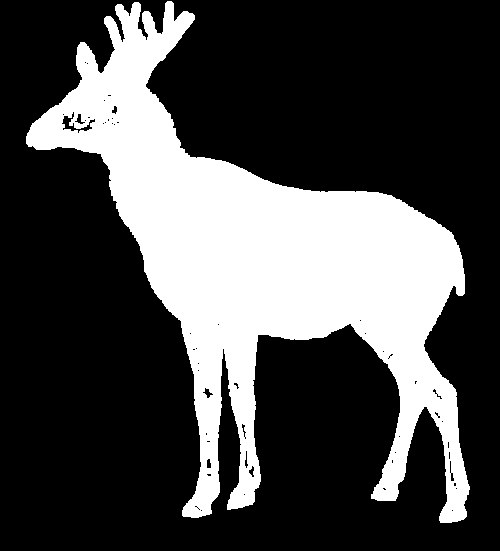
%> input picture A3PengyuWang0425157/Q2/deer.pgm, 500 x 551 px
$ octave Deer.m   (GNU Octave 9; MATLAB toolbox functions it lacks are replaced by stand-ins)
%> lines starting %> are read from the running program, lines starting %| are printed output that depends on the picture; in (x1, y1, x2, y2) boxes, pixels count from 0 and x2, y2 are one past the last pixel; in counts of white or black regions, pixels touching at a corner belong together; the program's own positions count from 1
clear;
close all;
clc;

deer = imread("deer.pgm");
%> deer is the input picture: size 551x500 uint8; 28.4% white; 1 white region, box (x1, y1, x2, y2) and area: (26, 1, 470, 523) 78246
subplot(1,3,1);
imshow(deer);
title("Deer input image");

% based on the result of Q1, use radius = 5, and closing
closeSE = strel("disk",5);
closeDeer = imclose(deer,closeSE);
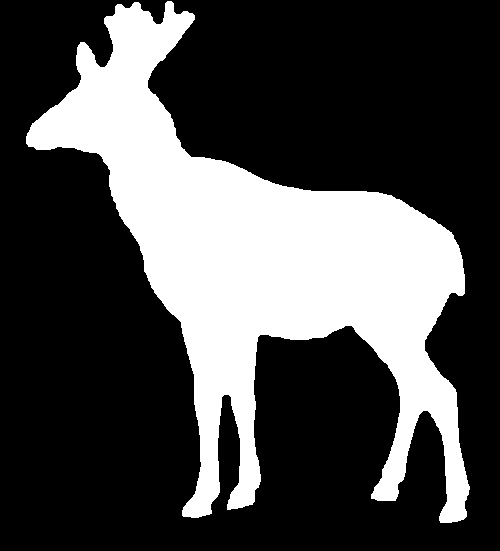
%> closeDeer: size 551x500 uint8; 28.9% white; 1 white region, box (x1, y1, x2, y2) and area: (26, 1, 470, 523) 79629
subplot(1,3,2);
imshow(closeDeer);
title("Deer after closing");

% Erosion
erodeSE = strel("square",3);
erodeDeer = imerode(closeDeer,erodeSE);
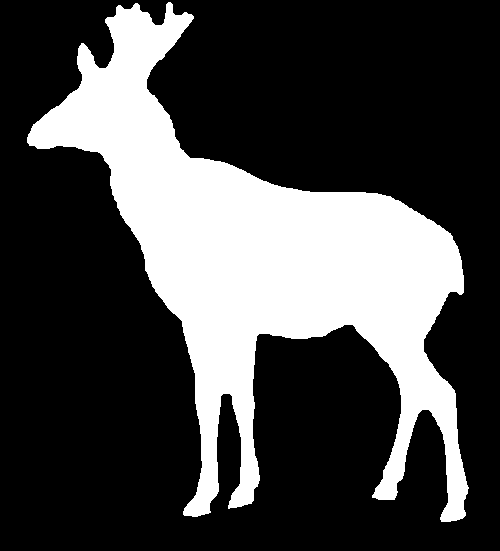
%> erodeDeer: size 551x500 uint8; 27.7% white; 1 white region, box (x1, y1, x2, y2) and area: (27, 2, 469, 522) 76405
% Boundary
boundary = closeDeer - erodeDeer;
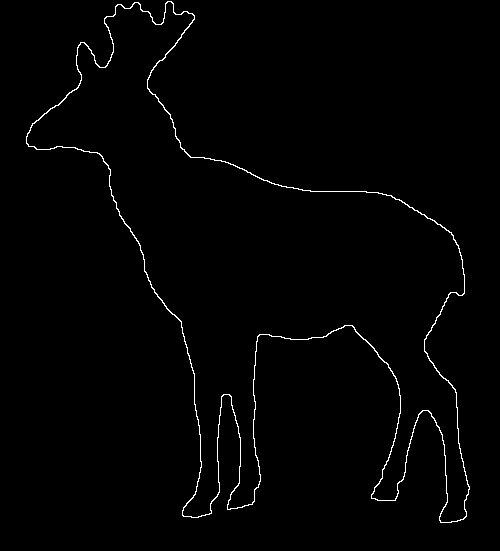
%> boundary: size 551x500 uint8; 1.2% white in thin lines or dots, all inside (x1, y1, x2, y2) = (26, 1, 470, 523)
subplot(1,3,3);
imshow(boundary);
title("Deer boundary");

figure;
imshow(boundary)
title("Deer boundary");

$ run again, with A3PengyuWang0425157/Q2/device.pgm copied over A3PengyuWang0425157/Q2/deer.pgm
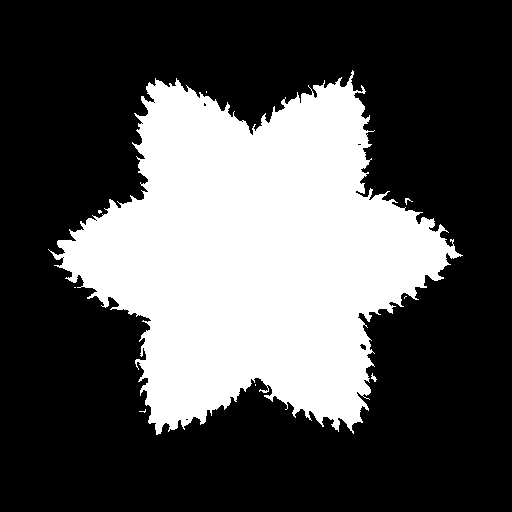
%> input picture A3PengyuWang0425157/Q2/device.pgm, 512 x 512 px
%> deer is the input picture: size 512x512 uint8; 32% white; 9 white regions (6 under 20 px), largest, box (x1, y1, x2, y2) and area: (48, 70, 463, 435) 83847, (371, 373, 377, 382) 25, (405, 198, 413, 205) 21
%> closeDeer: size 512x512 uint8; 33.3% white; 1 white region, box (x1, y1, x2, y2) and area: (48, 70, 463, 435) 87269
%> `erodeDeer = imerode(closeDeer,erodeSE);`:
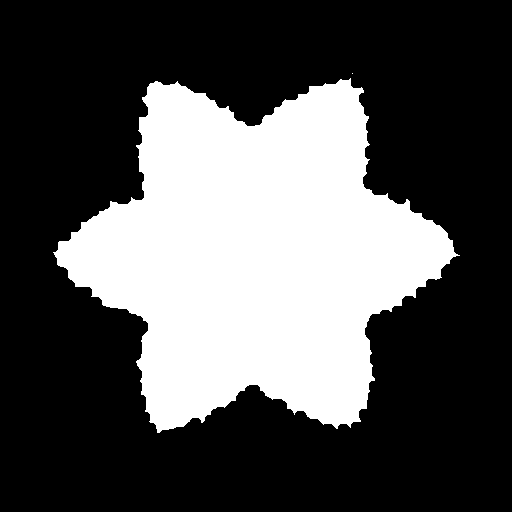
%> erodeDeer: size 512x512 uint8; 32.5% white; 2 white regions (1 under 20 px), largest, box (x1, y1, x2, y2) and area: (53, 78, 460, 433) 85151
%> `boundary = closeDeer - erodeDeer;`:
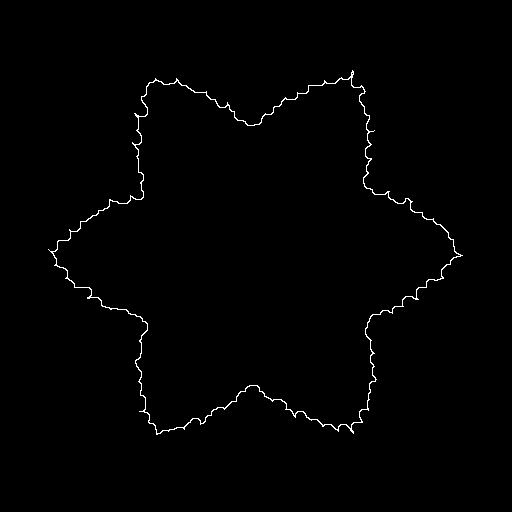
%> boundary: size 512x512 uint8; 0.81% white in thin lines or dots, all inside (x1, y1, x2, y2) = (48, 70, 463, 435)
